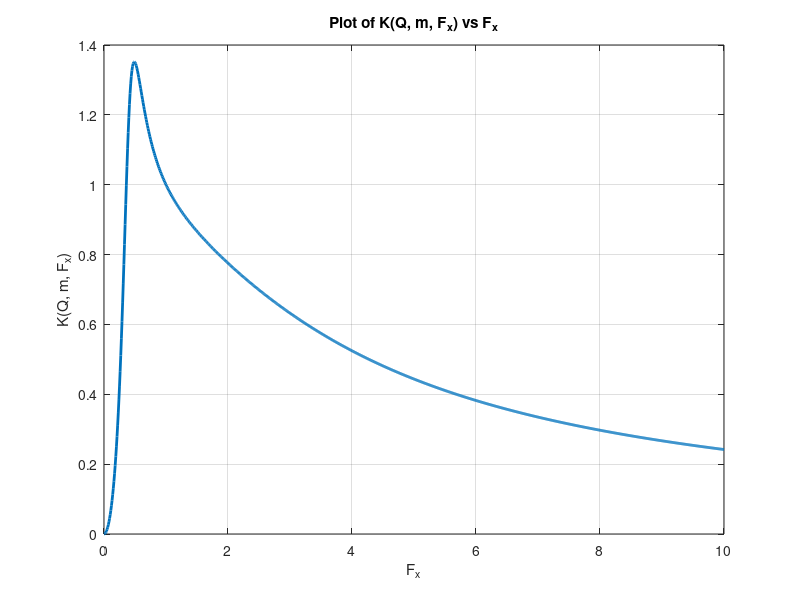

The MATLAB source for this figure:
clc;

%{
syms x;
y = inline ('2*x^3 + 3*x^2 -12*x +17', 'x');
%grid on;
ezplot(y , [-3,2]);
grid on;
g = diff(y(x), (x));
s = solve (g)
%}

%{
clc;
syms F;
k = inline ('( F^2 * (12 - 1) ) / ( (12 * F^2)^2 + (F^2) * (F^2 - 1)^2 * (12-1)^2 * 0.5^2 )^0.5','F')
pretty(k(F))
%grid on;
%ezplot(k , F);
%grid on;
g = inline (diff(k(F), F),'F')
g
s = solve (g(F))
pretty(s)
g(-1)
%}

%{
clc;
F = linspace(0, 10, 1000);    % Define x-range
k = ( F.^2 .* (12 - 1) ) / ( (12 * F.^2).^2 + (F.^2) .* (F.^2 - 1).^2 .* (12-1).^2 .* 0.5.^2 ).^0.5;% Define the function
[max_val, idx_max] = max(k);   % Maximum value and its index
x_max = x(idx_max);            % x at which max occurs
fprintf('Maximum at x = ');
disp(x_max);
fprintf(', value = ');
disp(max_val);
%}


% Parameters
m = 6.3;
Q = 0.4;
Fx = linspace(0, 10, 1000); % Sweep Fx from 0 to 10

% Equation from image
numerator = Fx.^2 .* (m - 1);
denominator = sqrt((m .* Fx.^2 - 1).^2 + Fx.^2 .* (Fx.^2 - 1).^2 .* (m - 1).^2 .* Q^2);
K = numerator ./ denominator;

% Plotting
figure;
plot(Fx, K, 'LineWidth', 2);
grid on;
xlabel('F_x');
ylabel('K(Q, m, F_x)');
title('Plot of K(Q, m, F_x) vs F_x');